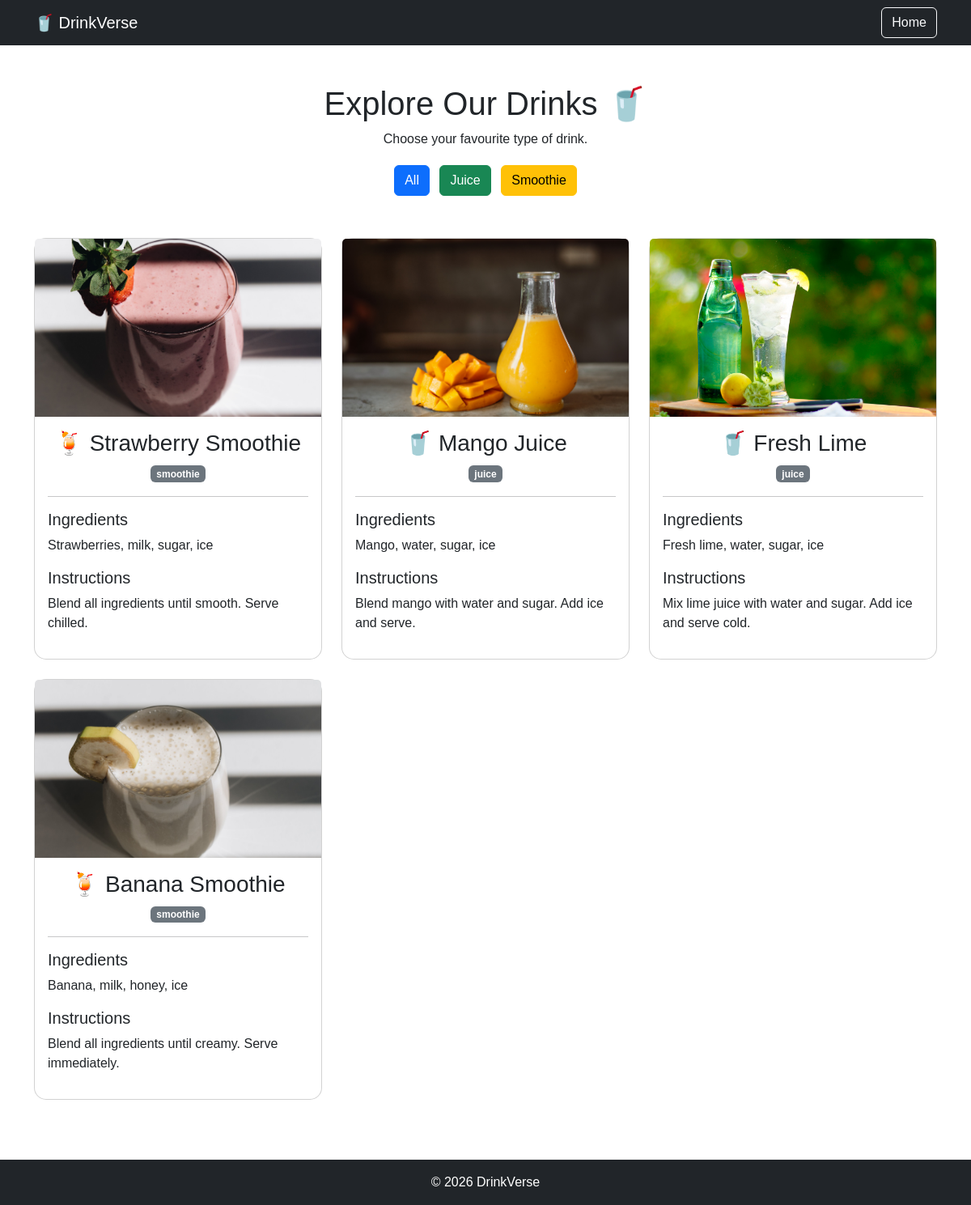
Screenshot of /drinks.php with the database file from the repository.
### tables this page shows
CREATE TABLE `drinks` (
  `id` int(11) NOT NULL,
  `name` varchar(150) NOT NULL,
  `category` varchar(50) NOT NULL,
  `ingredients` text NOT NULL,
  `instructions` text NOT NULL,
  `image` varchar(255) DEFAULT NULL,
  `created_at` timestamp NOT NULL DEFAULT current_timestamp()
);

### drinks.php (the view, shortened to what this page needs)
<?php
require_once "include/db.php";
$sql = "SELECT * FROM drinks ORDER BY id ASC";
$stmt = $pdo->query($sql);
$drinks = $stmt->fetchAll(PDO::FETCH_ASSOC);
?>
<!DOCTYPE html>
<html lang="en">
<head>
    <link href="https://cdn.jsdelivr.net/npm/bootstrap@5.3.3/dist/css/bootstrap.min.css"
          rel="stylesheet">
    <link rel="stylesheet" href="css/style.css">
</head>
<body>
<nav class="navbar navbar-expand-lg navbar-dark bg-dark">
    <div class="container">
        <a class="navbar-brand" href="index.php">
            🥤 DrinkVerse
        </a>
        <div>
            <a class="btn btn-outline-light"
               href="index.php">
                Home
            </a>
        </div>
    </div>
</nav>
<div class="container text-center my-5">
    <h1>
        Explore Our Drinks 🥤
    </h1>
    <p>
        Choose your favourite type of drink.
    </p>
    <button class="btn btn-primary m-1"
            onclick="filterDrinks('all')">
        All
    </button>
    <button class="btn btn-success m-1"
            onclick="filterDrinks('juice')">
        Juice
    </button>
    <button class="btn btn-warning m-1"
            onclick="filterDrinks('smoothie')">
        Smoothie
    </button>
</div>
<div class="container">
    <div class="row">
        <?php foreach ($drinks as $drink): ?>
            <div class="col-md-4 mb-4 drink-card
                        <?php echo htmlspecialchars($drink["category"]); ?>">
                <div class="card h-100">
                    <img src="image/<?php echo htmlspecialchars($drink["image"]); ?>"
         class="card-img-top drink-image"
         alt="<?php echo htmlspecialchars($drink["name"]); ?>">
                    <div class="card-body">
                        <h3 class="card-title text-center">
                            <?php
                            if ($drink["category"] == "juice") {
                                echo "🥤 ";
                            } else {
                                echo "🍹 ";
                            }
                            echo htmlspecialchars($drink["name"]);
                            ?>
                        </h3>
                        <p class="text-center">
                            <span class="badge bg-secondary">
                                <?php echo htmlspecialchars($drink["category"]); ?>
                            </span>
                        </p>
                        <hr>
                        <h5>
                            Ingredients
                        </h5>
                        <p>
                            <?php echo htmlspecialchars($drink["ingredients"]); ?>
                        </p>
                        <h5>
                            Instructions
                        </h5>
                        <p>
                            <?php echo htmlspecialchars($drink["instructions"]); ?>
                        </p>
                    </div>
                </div>
            </div>
        <?php endforeach; ?>
    </div>
</div>
<footer class="bg-dark text-white text-center p-3">
    <p class="mb-0">
        © 2026 DrinkVerse
    </p>
</footer>
</body>
</html>

### css/style.css (style rules this page uses)
body { margin: 0; font-family: Arial, sans-serif; }
.card { border-radius: 15px; transition: 0.3s; }
footer { margin-top: 50px; }
.drink-image { width: 100%; height: 220px; object-fit: cover; }

### rows the page displays
drinks: image (picture), name "Strawberry Smoothie", category "smoothie", ingredients "Strawberries, milk, sugar, ice", instructions "Blend all ingredients until smooth. Serve chilled."
drinks: image (picture), name "Mango Juice", category "juice", ingredients "Mango, water, sugar, ice", instructions "Blend mango with water and sugar. Add ice and serve."
drinks: image (picture), name "Fresh Lime", category "juice", ingredients "Fresh lime, water, sugar, ice", instructions "Mix lime juice with water and sugar. Add ice and serve cold."
drinks: image (picture), name "Banana Smoothie", category "smoothie", ingredients "Banana, milk, honey, ice", instructions "Blend all ingredients until creamy. Serve immediately."
